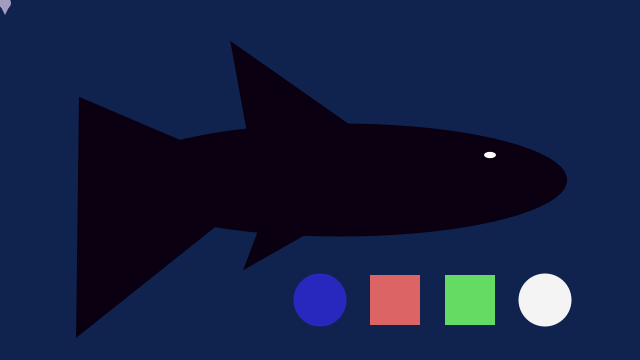
Frame 1 (no input)
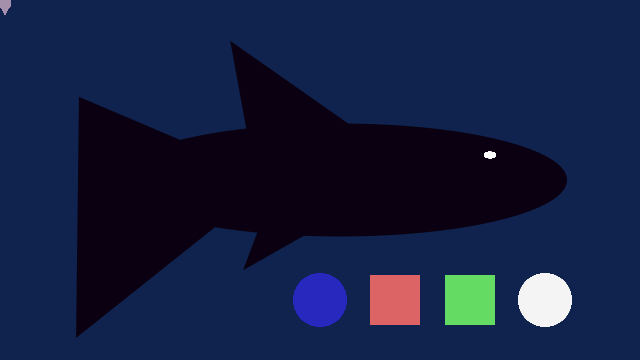
Frame 60 (the mouse pressed at the canvas centre just before this capture)
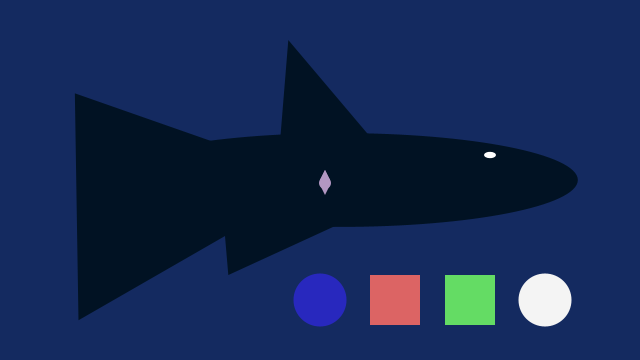
Frame 120 (the mouse held since frame 60 and released just before this capture)

The Processing sketch that drew these frames (run headless with seeded random() and noise(); from frame 60 on, the mouse is pressed at the canvas centre):

// Processing sketch: processing_50022
// ── processing_50022.pde

float rx, ry;    // rectangle x- and y-coordinate
float rd = 100;  // rectangle width
  
float ex, ey;    // ellipse x- and y-coordinate
float ed = 106;  // ellipse diameter
int c;
float eyejitter;

float rchange;
float gchange;
float bchange;


//variables for the fish
float scalesr=random(165,200);
float scalesg=random(155,190);
float scalesb=random(165,200);


void setup() {
  //essentials
  size(640, 360);
  smooth();   
     background(random(5,25),random(30,45),random(75,110));
     noStroke();
          
eyejitter=random(0,15);
    
    
    //fish body
       background(random(5,25),random(30,45),random(75,110));
   
 fill(random(0,50),random(0,50),random(0,50));
     ellipse((width- 300),height/2,420+random(0,75), 150+random(0-60));
     triangle(80-random(0,10), random(40,100), 80-random(0,10), height-random(20,150), random(250,350), height/2);//backfin
   triangle(width/2-random(40,100), height/2, width/2+random(80,140), height/2, random(225,300), height/4-random(20,55));
 triangle(width/2-random(40,100), height/2, width/2+random(80,140), height/2, random(225,300), 3*height/4+random(0,15));
}
 
  void draw() {  
    noCursor();    
     noFill();
      
  

 //interactive blue circle
float d = dist(mouseX, mouseY, width/2, 300);
    float f = dist(mouseX, mouseY, width/2+225, 300);

if (d<(ed/2)){
  gchange+=1;
  rchange+=1;
}
      
//interactive red square
else if((mouseX>345) && (mouseX < 445 ) && (mouseY >250 ) && (mouseY < 350)){
  bchange+=1;
  gchange+=1;
}

//interactive red square
else if((mouseX>420) && (mouseX < 520 ) && (mouseY >250 ) && (mouseY < 350)){
  bchange+=1;
  rchange+=1;
}


//interactive white circle
    
else if (f<(ed/2)){
  gchange=0;
  rchange=0;
  bchange=0;
}
      

/*   
else if ((  {bchange=0;
gchange=0;
rchange=0;}
*/


//press mouse
 if(mousePressed) {  

   
//fish  
   background(random(5,25),random(30,45),random(75,110));
   
   
 fill(random(0,50),random(0,50),random(0,50));
     ellipse((width- 300),height/2,420+random(0,75), 150+random(0-60));
     triangle(80-random(0,10), random(40,100), 80-random(0,10), height-random(20,150), random(250,350), height/2);//backfin
   triangle(width/2-random(40,100), height/2, width/2+random(80,140), height/2, random(225,300), height/4-random(20,55));
 triangle(width/2-random(40,100), height/2, width/2+random(80,140), height/2, random(225,294), 3*height/4+random(0,15));


  } else {
    
    
  }
     
  noStroke();
  
  //buttons
  rectMode(CENTER);
    fill(220,100,100);
    rect(width/2 +75, 300, rd/2, rd/2);
 
   rectMode(CENTER);
    fill(100,220,100);
    rect(width/2 +150, 300, rd/2, rd/2);
 
    fill(40,40,190);
  ellipse(width/2, 300, ed/2, ed/2);
         
         fill(244,244,244);
  ellipse(width/2+225, 300, ed/2, ed/2);
     
     
     //scales
       fill(scalesr-rchange-random(0,30),scalesg-gchange-random(0,30),scalesb-bchange-random(0,30));
       
triangle(pmouseX, pmouseY, pmouseX+10, pmouseY, pmouseX+5, pmouseY-10);
     ellipse(pmouseX+5, pmouseY+3, 12,12);
     triangle(pmouseX, pmouseY, pmouseX+10, pmouseY, pmouseX+5, pmouseY-10);
      triangle(pmouseX, pmouseY+5, pmouseX+10, pmouseY+5, pmouseX+5, pmouseY+15);
     
     
 fill(255);
 ellipse((width-150),height/2-25,5+eyejitter, 5+eyejitter*.2);
  
  }
